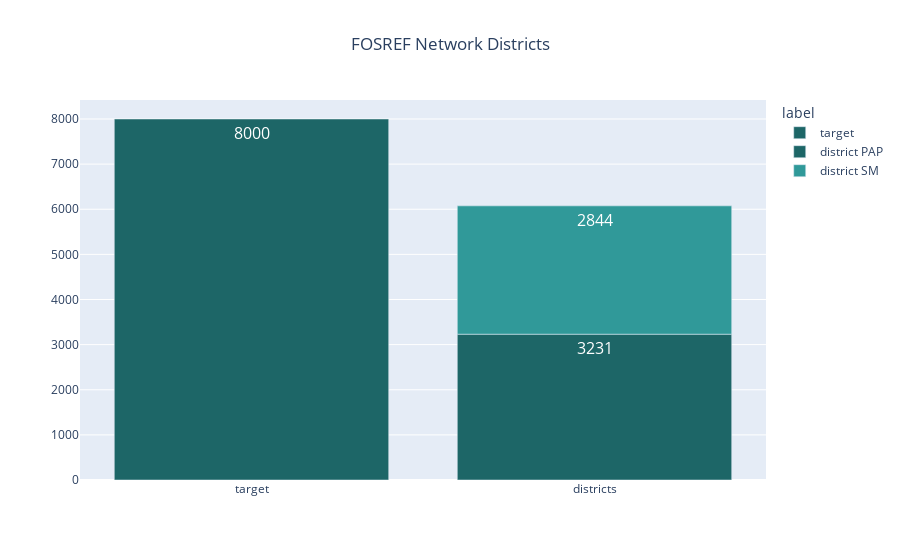

Here is the notebook cell this chart was saved with:
### Code cell
fig = px.bar(
    stack_data2,
    x="supp",
    y="data",
    #text="data",
    text_auto=True,
    title="FOSREF Network Districts",
    color="label",
    labels={"supp":"","data":""},
    color_discrete_map={
        "target":"#1D6667",
        "district PAP":"#1D6667",
        "district SM":"#309999",
        #"total":"#43CCCC",
    },
)
fig = fig.update_layout(title_x=0.5)
fig.update_traces(textfont_size=16)
fig.write_image("./rezo/FOSREF_NETWORK.png")

### Figure 1 — Plotly figure (JSON) as saved in the notebook; plotly's stock layout.template omitted (floating-point values rounded to 4 significant figures)
{"data": [{"alignmentgroup": "True", "hovertemplate": "label=target<br>=%{y}<extra></extra>", "legendgroup": "target", "marker": {"color": "#1D6667", "pattern": {"shape": ""}}, "name": "target", "offsetgroup": "target", "orientation": "v", "showlegend": true, "textfont": {"size": 16}, "textposition": "auto", "texttemplate": "%{y}", "type": "bar", "x": ["target"], "xaxis": "x", "y": [8000], "yaxis": "y"}, {"alignmentgroup": "True", "hovertemplate": "label=district PAP<br>=%{y}<extra></extra>", "legendgroup": "district PAP", "marker": {"color": "#1D6667", "pattern": {"shape": ""}}, "name": "district PAP", "offsetgroup": "district PAP", "orientation": "v", "showlegend": true, "textfont": {"size": 16}, "textposition": "auto", "texttemplate": "%{y}", "type": "bar", "x": ["districts"], "xaxis": "x", "y": [3231], "yaxis": "y"}, {"alignmentgroup": "True", "hovertemplate": "label=district SM<br>=%{y}<extra></extra>", "legendgroup": "district SM", "marker": {"color": "#309999", "pattern": {"shape": ""}}, "name": "district SM", "offsetgroup": "district SM", "orientation": "v", "showlegend": true, "textfont": {"size": 16}, "textposition": "auto", "texttemplate": "%{y}", "type": "bar", "x": ["districts"], "xaxis": "x", "y": [2844], "yaxis": "y"}], "layout": {"barmode": "relative", "legend": {"title": {"text": "label"}, "tracegroupgap": 0}, "title": {"text": "FOSREF Network Districts", "x": 0.5}, "xaxis": {"anchor": "y", "domain": [0, 1], "title": {"text": ""}}, "yaxis": {"anchor": "x", "domain": [0, 1], "title": {"text": ""}}}}
